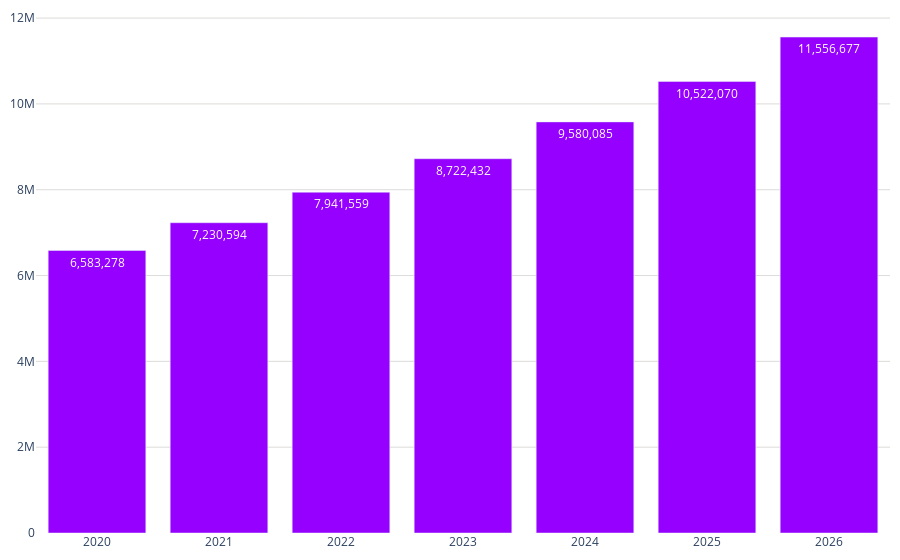

This figure's notebook cell:
### Code cell
años = df_poblacion_puebla['año']
poblacion = df_poblacion_puebla['poblacion']

colores = ['#3d45c0', '#ff4853', '#ffb038', '#7cc668', '#67c2df', '#6773df', '#939fad']

fig = go.Figure()
fig.add_trace(go.Bar(
    x=años,  
    y=poblacion,  
    marker_color='#9500ff',
    text=poblacion,  # Texto en las barras
    textposition='inside',  # Posición del texto ('inside' / 'outside')
    texttemplate='%{text:,.0f}',  # Formato del texto 
))
fig.update_layout(
    #title='Proyección poblacional',  # Título de la gráfica
    yaxis=dict(
        gridcolor='#dddcda', # Color de las líneas que dividen los rangos del eje Y
         gridwidth=1,
    ),  margin=dict(l=10, r=10, t=10, b=10),  # Ajusta los márgenes (left, right, top, bottom)  
    plot_bgcolor='rgba(0,0,0,0)',  # Color de fondo del gráfico
)

# Exportar gráfica como archivo HTML
def guardar_grafico_como_html(fig, nombre_archivo, carpeta='assets\graficas'):
    # Crear la carpeta si no existe
    if not os.path.exists(carpeta):
        os.makedirs(carpeta)
    # Gráfica como archivo HTML en la carpeta especificada
    pio.write_html(fig, f'{carpeta}/{nombre_archivo}.html')
guardar_grafico_como_html(fig, 'g_bar_proy_poblacion', carpeta='assets\graficas')
fig.show()

### Figure 1 — Plotly figure (JSON) as saved in the notebook; plotly's stock layout.template omitted (floating-point values rounded to 4 significant figures)
{"data": [{"marker": {"color": "#9500ff"}, "text": [6583278, 7231000.0, 7942000.0, 8722000.0, 9580000.0, 10520000.0, 11560000.0], "textposition": "inside", "texttemplate": "%{text:,.0f}", "type": "bar", "x": [2020, 2021, 2022, 2023, 2024, 2025, 2026], "y": [6583278, 7231000.0, 7942000.0, 8722000.0, 9580000.0, 10520000.0, 11560000.0]}], "layout": {"margin": {"b": 10, "l": 10, "r": 10, "t": 10}, "plot_bgcolor": "rgba(0,0,0,0)", "yaxis": {"gridcolor": "#dddcda", "gridwidth": 1}}}
